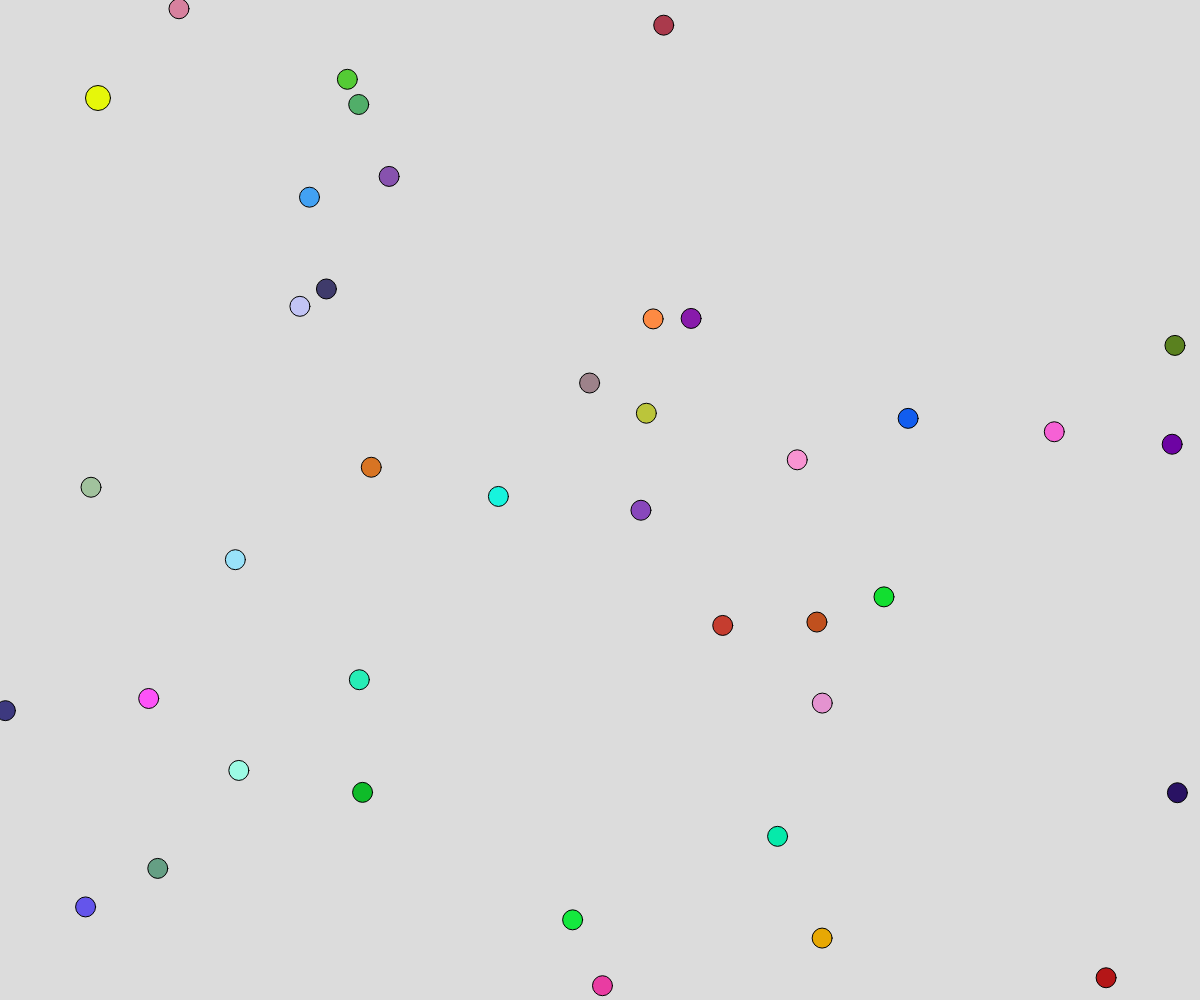
Frame 1 (no input)
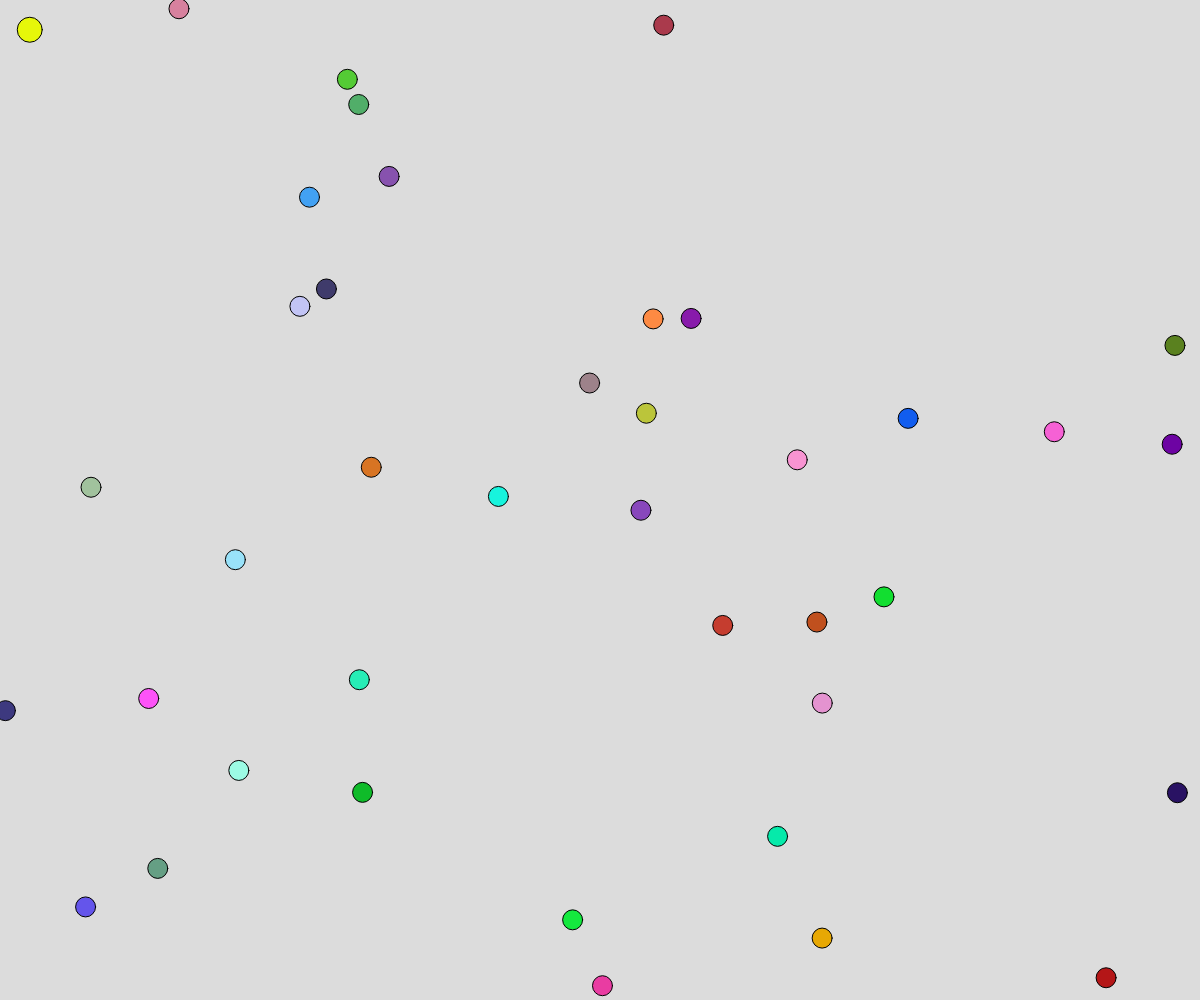
Frame 60 (no input)
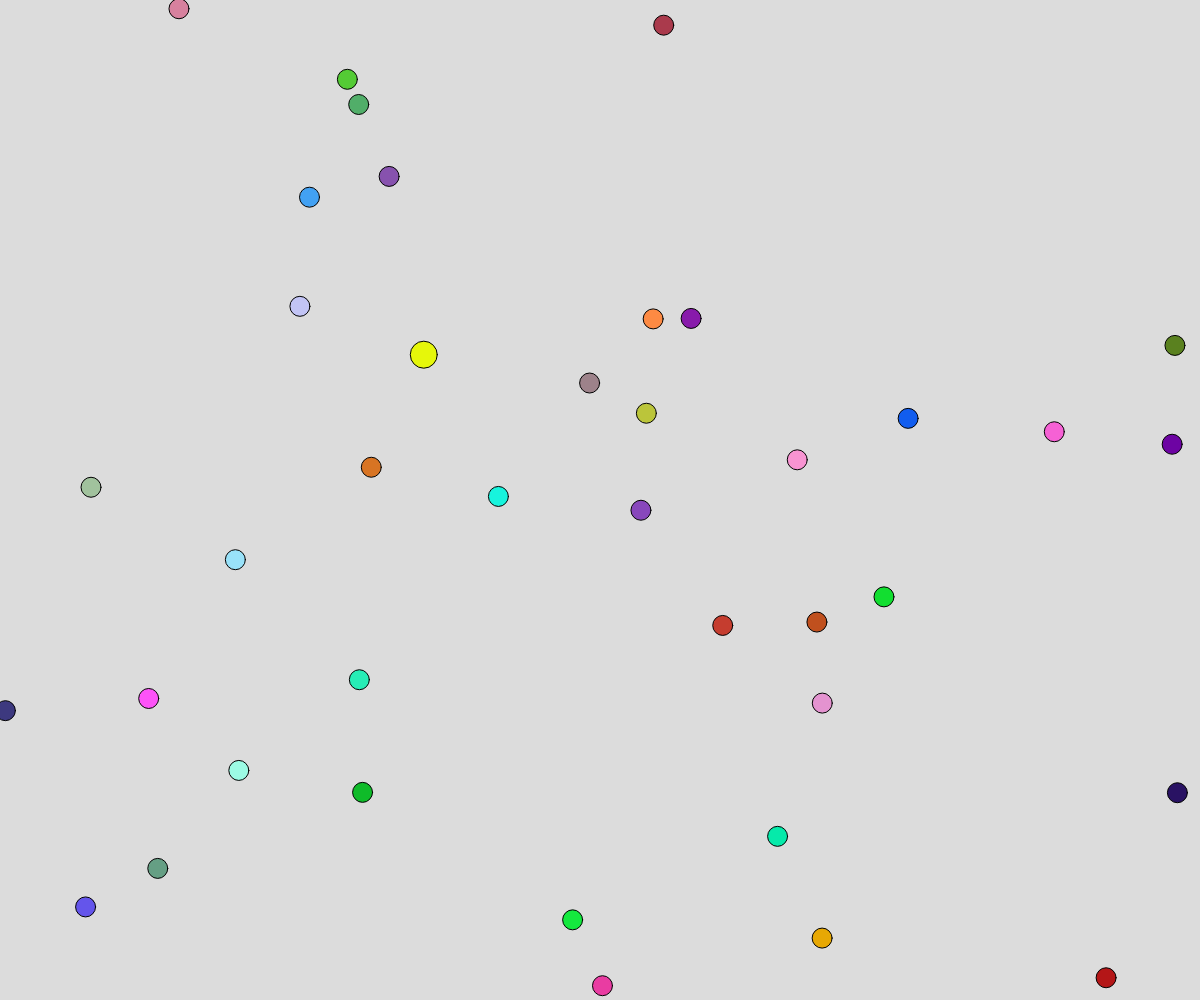
Frame 120 (the mouse pressed at the canvas centre since frame 60)

The p5.js sketch that drew these frames (run headless with seeded random() and noise() and a simulated clock; from frame 60 on, the mouse is pressed at the canvas centre):

// p5.js sketch
// ── sketch.js
let player1;
let matbiter = [];

function setup() {
  // put setup code here
  createCanvas(windowWidth, windowHeight);
  player1 = new Spiller(100, 100);
  for(let i = 0; i < 40; i += 1){
    matbiter[i] = new Matbit;
  }
}

function draw() {
  // put drawing code here
  background(220);
  for(let i = matbiter.length - 1; i > 0; i -= 1){
    let avstand = dist(player1.x, player1.y, matbiter[i].x, matbiter[i].y);
    if(avstand < (player1.storrelse + matbiter[i].storrelse) / 2){
      player1.spis();
      matbiter.splice(i,1);
    }
    else{
      matbiter[i].tegn();
    }
  }
  player1.flytt();
  player1.tegn();

}

// ── matbiter.js
class Matbit{
  constructor(){
    this.x = Math.random() * width;
    this.y = Math.random() * height;
    this.storrelse = 20;
    this.farge = `rgb(${Math.floor(Math.random()*255)},${Math.floor(Math.random()*255)},${Math.floor(Math.random()*255)})`;
  }
  tegn(){
    fill(this.farge);
    circle(this.x, this.y, this.storrelse);
  }
}

// ── spiller.js
class Spiller{
  constructor(x, y){
    this.x = x;
    this.y = y;
    this.storrelse = 25;
    this.farge = `rgb(${Math.floor(Math.random()*255)},${Math.floor(Math.random()*255)},${Math.floor(Math.random()*255)})`;
  }
  tegn(){
    fill(this.farge);
    circle(this.x, this.y, this.storrelse);
  }
  flytt(){
    this.x += (mouseX - this.x)*(0.5 / this.storrelse);
    this.y += (mouseY - this.y)*(0.5 / this.storrelse);
  }
  spis(){
    this.storrelse += 2;
  }
}
